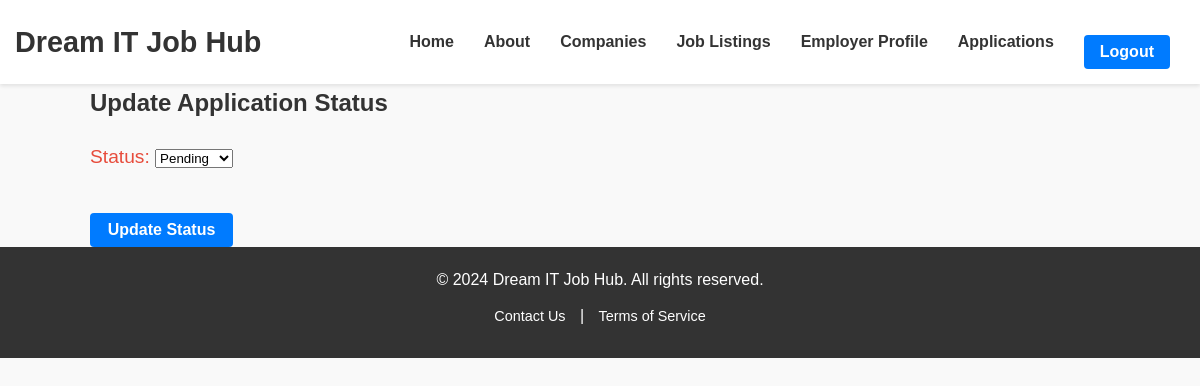
Page /applications/11/update-status/ (signed in) on the earlier database version.
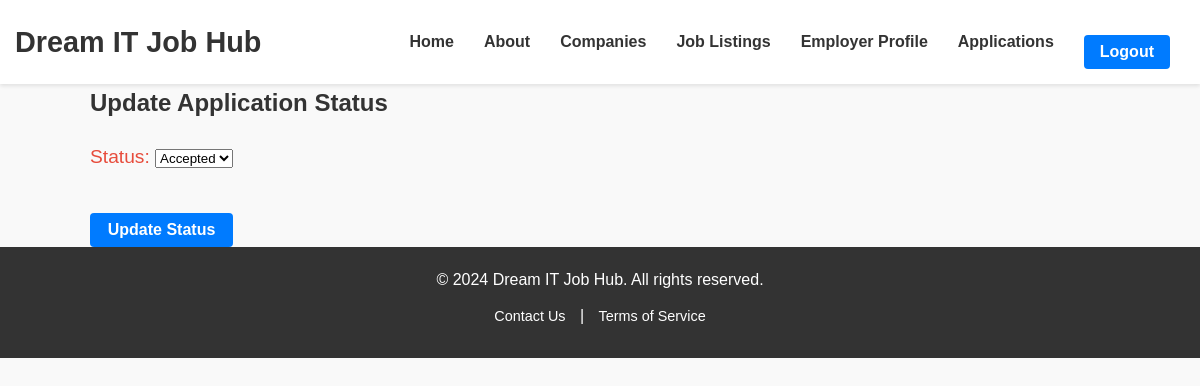
Same page on the later database version.
### JobPortalFinal/applications/models.py (models this page shows)
class Application(models.Model):
    STATUS_CHOICES = (
        ('Accepted', 'Accepted'),
        ('Rejected', 'Rejected'),
        ('Pending', 'Pending'),
    )
    status = models.CharField(max_length=20, choices=STATUS_CHOICES,default='Pending')
    application_date = models.DateTimeField(auto_now_add=True)
    applicant = models.ForeignKey(CustomUser, on_delete=models.CASCADE, related_name='applications')
    job = models.ForeignKey(Job, on_delete=models.CASCADE, related_name='applications')
    resume = models.FileField(upload_to='resumes/', blank=True, null=True)
    skills = models.TextField(blank=True, null=True)
    class Meta:
        unique_together = (('applicant', 'job'),)

### JobPortalFinal/applications/views.py (the view, shortened to what this page needs)
# urls.py: path('<int:pk>/update-status/', UpdateApplicationView.as_view(), name='update application'),
class UpdateApplicationView(LoginRequiredMixin, UpdateView):
    model = Application
    fields= ['status']
    template_name = 'applications/update-application-status.html'
    def get_queryset(self):
        company = get_object_or_404(Company, created_by = self.request.user)
        jobs = Job.objects.filter(company=company)
        return Application.objects.filter(job__in=jobs)

### JobPortalFinal/users/models.py (called while the page is built)
    def is_seeker(self):
        return self.user_type == 1

    def is_employer(self):
        return self.user_type == 2

### templates/applications/update-application-status.html (shortened to what this page needs)
{% extends 'base.html' %}
{% block content %}
<div class="container">
    <h2>Update Application Status</h2>
    <form method="POST">
        {{ form.as_p }}
        <button type="submit" class="btn btn-primary">Update Status</button>
    </form>
</div>
{% endblock %}

Differences in the rows shown:
changed Application: status "Pending" → "Accepted"
